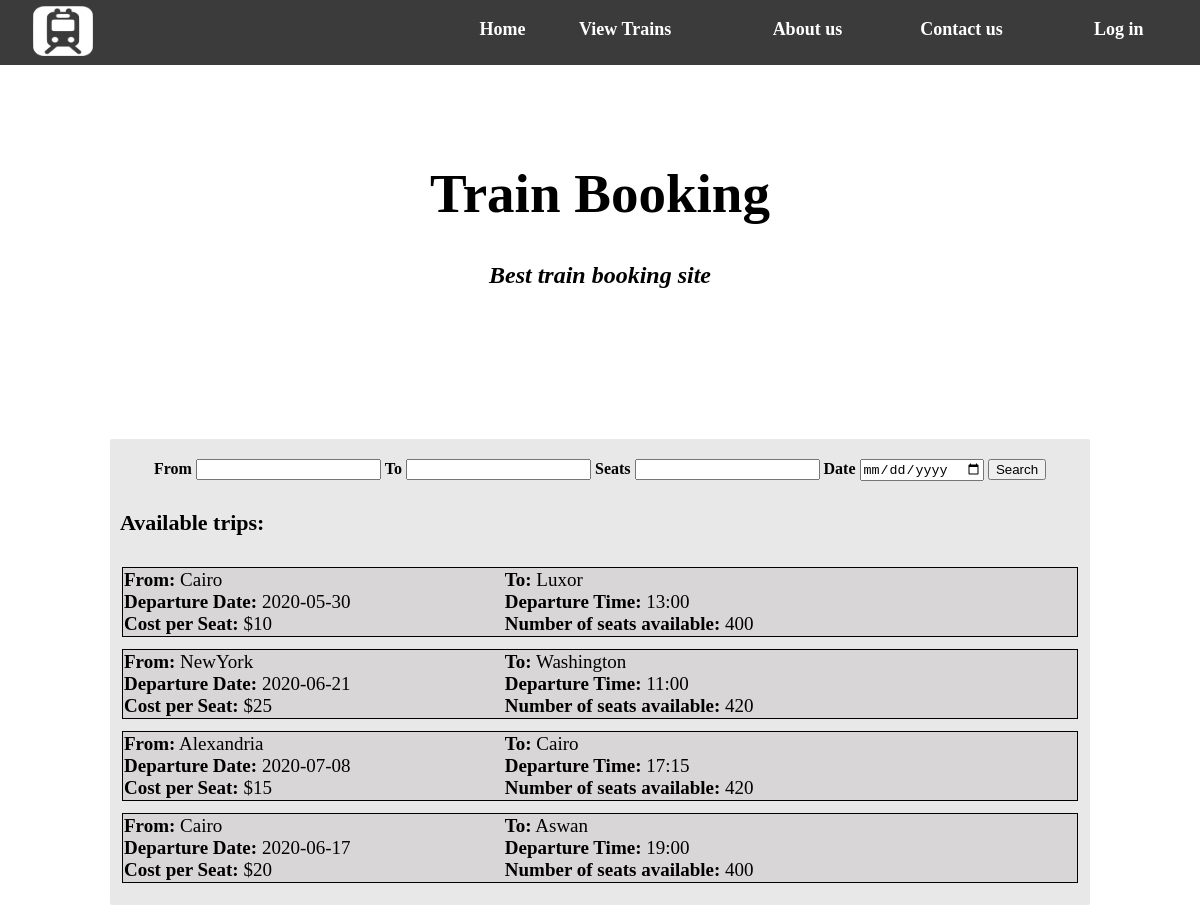
The page / on the database its author committed.
### tables this page shows
CREATE TABLE `trip` (
  `trip_ID` int(11) NOT NULL,
  `trip_from` varchar(30) NOT NULL,
  `trip_to` varchar(30) NOT NULL,
  `trip_seats` int(11) NOT NULL,
  `seatCost` float NOT NULL,
  `trip_date` date NOT NULL,
  `trip_time` varchar(10) NOT NULL,
  `train_ID` int(11) NOT NULL
);

### index.php (the view, shortened to what this page needs)
<?php
  include_once('includes/sqlConnection.php');
  ?>
<html>
  <head>
    <link rel="stylesheet" href="indexStyle.css">
  </head>
  <body>
    <?php include('header.php'); ?>
    <div class="title">
      <h1> Train Booking </h1>
      <h2> Best train booking site </h2>
    </div>
    <div class="mainBlock" id="tripsBlock">
      <form id="searchForm" action="JavaScript:search()" method="post">
        <b>From</b> <input type="textField" id="from"/>
        <b>To</b> <input type="textField" id="to"/>
        <b>Seats</b> <input type="number" id="seats"/>
        <b>Date</b> <input type="date" id="date"/>
        <input type="submit" value="Search"/>
      </form>
      <h4>Available trips: </h4>
      <table width='100%' id="trips">
        <?php
          $sql = "SELECT * FROM trip;";
          $result = mysqli_query($connect, $sql);
          if (mysqli_num_rows($result) > 0 ){
            while ($row = mysqli_fetch_assoc($result)){
              if (isset($_SESSION['userID'])){
                $sqlCheckBooking = "SELECT * FROM booked_trip WHERE user_ID = '$_SESSION[userID]' AND trip_ID = '$row[trip_ID]';";
                $bookingResult = mysqli_query($connect, $sqlCheckBooking);
                if (mysqli_num_rows($bookingResult) > 0){
                  $booked = 'true';
                } else {
                  $booked = 'false';
                }
              } else {
                $booked = 'false';
              }
              echo "
                    <tr>
                      <td class='trip' onclick=\"ticket($row[trip_ID], '$booked')\">
                        <span> <b>From:</b> $row[trip_from] </span>
                        <span> <b>To:</b> $row[trip_to] <br/> </span>
                        <span> <b>Departure Date:</b> $row[trip_date] </span>
                        <span> <b>Departure Time:</b> $row[trip_time] </span>
                        <span> <b>Cost per Seat:</b> $$row[seatCost] <br/> </span>
                        <span> <b>Number of seats available:</b> $row[trip_seats] <br/> </span>
                      </td>
                    </tr>
                  ";
            }
          } else {
            echo "<h2>No trip available</h2>";
          }
        ?>
      </table>
    </div>
  </body>
</html>

### header.php (shortened to what this page needs)
<header>
  <table width="100%">
    <tr>
      <td width = "40%"><img src="logo.png" id="logo"/></td>
      <td><a href="index.php"> Home </a></td>
      <td><a href="viewTrains.php"> View Trains </a></td>
      <td><a href=""> About us </a></td>
      <td><a href=""> Contact us </a></td>
      <td>
        <?php
            if (isset($_SESSION['name'])){ ?>
              <a href="JavaScript:displayMenu()"> Profile </a>
      <?php } else { ?>
              <a href="login.php"> Log in </a>
      <?php }?>
      </td>
    </tr>
</table>
</header>

### indexStyle.css (style rules this page uses)
body { width: 100%; max-width: 100%; margin: auto; background-image: url('background.jpg'); background-size: cover; background-position: 18%; }
header { width: 100%; max-width: 100%; display: inline-block; background-color: #000000c4; height: 65px; }
a { text-decoration: none; font-weight: bold; color: white; font-size: 18px; text-align: right; }
#logo { width: 60px; height: 50px; margin-left: 30px; margin-top: 3px; }
.title, .trainTitle { display: inline-block; width:auto; background-color: #ffffffeb; width: 50%; margin: 50px 0 120px 25%; padding: 10px 0 10px 0; border-radius: 10px; }
h1, h2, h3 { text-align: center; }
h1 { font-size: 55px; }
h2 { font-style: italic; }
h4 { font-size: 22px; }
.mainBlock { width: 70%; margin: auto; background-color: #e8e8e8; border-radius: 2px; padding: 20px 10px 10px 10px; border-radius: 2px; margin-bottom: 15px; }
#tripsBlock { width:80%; }
#searchForm { text-align: center; }
.trip { display: grid; grid-template-columns: 40% auto ; text-align: left; background-color: #d8d6d6; border: 1px solid black; margin-bottom: 10px; font-size: 19px; }

### rows shown on the page
trip: trip_from "Cairo", trip_to "Luxor", trip_date "2020-05-30", trip_time "13:00", seatCost "10", trip_seats "400"
trip: trip_from "NewYork", trip_to "Washington", trip_date "2020-06-21", trip_time "11:00", seatCost "25", trip_seats "420"
trip: trip_from "Alexandria", trip_to "Cairo", trip_date "2020-07-08", trip_time "17:15", seatCost "15", trip_seats "420"
trip: trip_from "Cairo", trip_to "Aswan", trip_date "2020-06-17", trip_time "19:00", seatCost "20", trip_seats "400"
